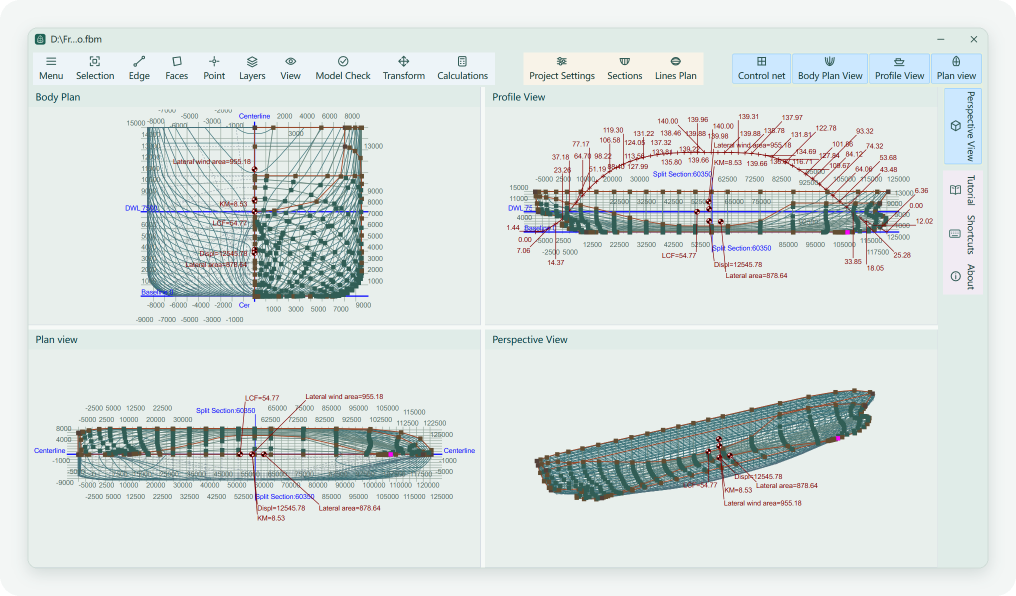
#> input picture FreeShip-Qt/docs/assets/readme/main-window.png, 2032 x 1192 px (shown at 1/2 size)
$ python -i build_readme_assets.py   (imports and definitions only)
#> lines starting #> are read from the running program, lines starting #| are printed output that depends on the picture; after the words box and inside, x2 and y2 are one past the last pixel; in counts of white or black regions, pixels touching at a corner belong together
"""Build README section headers, feature board, stat tiles and framed screenshots.

Usage:
  python build_readme_assets.py --lang zh-CN
  python build_readme_assets.py --frames      # re-frame raw screenshots (language independent)

Inputs (all real project material):
  source/body-plan-stations.json   body-plan stations extracted from the lines-plan DXF
  source/icons/*.svg               StudioLight toolbar icons shipped with FreeShip 26 (ISC, Lucide-derived)
  raw/*.png                        screenshots captured by FreeShip-Tests qt-readme-media
Outputs: <lang>/section-*.svg, <lang>/features.svg, <lang>/stats.svg, framed *.png
"""
import argparse
import json
import re
from pathlib import Path

HERE = Path(__file__).resolve().parent
ASSETS = HERE.parent

INK, MUTED, ACCENT, RULE, BG, PAPER, TILE = '#183b36', '#50645f', '#176c5c', '#cfdcd7', '#f3f6f5', '#ffffff', '#e3eeea'
SANS = "'Microsoft YaHei UI','Microsoft YaHei','PingFang SC','Noto Sans CJK SC','Segoe UI',Arial,sans-serif"
SERIF = "Georgia,'Times New Roman',serif"

TEXT = {
    'zh-CN': {
        'sections': {
            'features': ('01', '功能', '从建模到出图，一套几何贯穿始终'),
            'improvements': ('02', '相比原版', '更快的交互，更安全的文件，更准确的结果'),
            'start': ('03', '快速开始', '安装，打开一艘船，开始编辑'),
            'develop': ('04', '开发与参与', '从源码构建，提交问题与改进'),
            'credits': ('05', '致谢与许可', '二十年来，让这款软件延续下来的人'),
        },
        'features': [
            ('ControlNet', '船体建模', ['细分曲面控制网', '点、边、面编辑与约束', 'Lackenby 船型变换']),
            ('Sections', '形状检查', ['横剖、纵剖、水线、斜剖', '曲率梳与法向显示', '模型检查与朝向修复']),
            ('LinesPlan', '型线图', ['由模型几何直接生成', '标注文字自动避让', '导出 PNG 和 DXF']),
            ('Hydrostatics', '静水力与稳性', ['静水力与吃水表', 'KN、GZ 稳性曲线', 'Bonjean 与横剖面面积']),
            ('Calculate', '阻力与推进', ['Holtrop、Delft 等方法', 'B 系列敞水计算', '螺旋桨与主机匹配']),
            ('Face', '板材展开', ['展开可展图层', '边长与面积误差', '导出 DXF 和 PDF']),
            ('Open', '文件交换', ['FBM 读写，FTM 读取', 'IGES、DXF、STL、OBJ', 'GHS、PAM 等船舶格式']),
            ('Languages', '七种界面语言', ['中文、English、Русский', 'Deutsch、Français', 'Español、日本語']),
        ],
        'features_title': 'FreeShip 26 的八项主要功能',
        'stats': [
            ('型线图平移缩放', '4.7×', '44.6 ms → 9.4 ms'),
            ('密集板片拖动', '1776×', '803 ms → 0.45 ms'),
            ('确认工程设置', '23×', '1238 ms → 53 ms'),
        ],
        'stats_title': '三个交互场景的提速',
        'stats_note': '每帧或单次响应耗时的中位数',
    },
    'en': {
        'sections': {
            'features': ('01', 'Features', 'One hull model, from the first edit to the final drawing'),
            'improvements': ('02', 'What’s improved', 'Faster interaction, safer files and more accurate results'),
            'start': ('03', 'Quick start', 'Install FreeShip, open a hull and start editing'),
            'develop': ('04', 'Development and contributions', 'Build from source, report issues and contribute improvements'),
            'credits': ('05', 'Credits and licensing', 'The people behind two decades of development'),
        },
        'features': [
            ('ControlNet', 'Hull modeling', ['Subdivision control net', 'Edit and constrain geometry', 'Lackenby hull transformation']),
            ('Sections', 'Shape inspection', ['Stations, buttocks, waterlines', 'Diagonals, curvature, normals', 'Model and face checks']),
            ('LinesPlan', 'Lines plan', ['From hull geometry', 'Automatic label placement', 'PNG and DXF export']),
            ('Hydrostatics', 'Hydrostatics & stability', ['Hydrostatics and draft tables', 'KN and GZ curves', 'Bonjean and sectional areas']),
            ('Calculate', 'Resistance & propulsion', ['Holtrop, Delft and more', 'B-series open-water curves', 'Engine–propeller matching']),
            ('Face', 'Plate development', ['Unfold developable layers', 'Edge length and area errors', 'DXF and PDF export']),
            ('Open', 'File exchange', ['Read/write FBM, read FTM', 'IGES, DXF, STL and OBJ', 'GHS, PAM and more']),
            ('Languages', 'Seven UI languages', ['中文, English, Русский', 'Deutsch, Français', 'Español, 日本語']),
        ],
        'features_title': 'Eight FreeShip 26 features',
        'stats': [
            ('Lines-plan pan and zoom', '4.7×', '44.6 ms → 9.4 ms'),
            ('Dragging dense plate meshes', '1776×', '803 ms → 0.45 ms'),
            ('Confirming project settings', '23×', '1238 ms → 53 ms'),
        ],
        'stats_title': 'Measured speedups in three workflows',
    },
    'ru': {
        'sections': {
            'features': ('01', 'Возможности', 'Одна модель корпуса — от построения до выпуска чертежа'),
            'improvements': ('02', 'Что улучшилось', 'Быстрее отклик, надёжнее сохранение, точнее расчёты'),
            'start': ('03', 'Быстрый старт', 'Установите программу, откройте модель и начните работу'),
            'develop': ('04', 'Разработка и участие', 'Сборка из исходников, сообщения об ошибках и улучшения'),
            'credits': ('05', 'Авторы и лицензия', 'Люди, которые развивали программу два десятилетия'),
        },
        'features': [
            ('ControlNet', 'Модель корпуса', ['Сетка подразделения', 'Точки, рёбра, грани, связи', 'Преобразование Лакенби']),
            ('Sections', 'Проверка обводов', ['Шпангоуты, батоксы, ВЛ', 'Рыбины, кривизна, нормали', 'Проверка модели и граней']),
            ('LinesPlan', 'Теоретический чертёж', ['По геометрии корпуса', 'Размещение подписей', 'Экспорт PNG и DXF']),
            ('Hydrostatics', 'Гидростатика', ['Таблицы по осадкам', 'Кривые KN и GZ', 'Бонжан и площади сечений']),
            ('Calculate', 'Ходкость', ['Методы Холтропа, Делфта', 'Серия B в свободной воде', 'Подбор двигателя и винта']),
            ('Face', 'Развёртка листов', ['Развёртываемые слои', 'Погрешности развёртки', 'Экспорт DXF и PDF']),
            ('Open', 'Обмен файлами', ['Чт./зап. FBM, чтение FTM', 'IGES, DXF, STL и OBJ', 'GHS, PAM и др.']),
            ('Languages', 'Семь языков', ['中文, English, Русский', 'Deutsch, Français', 'Español, 日本語']),
        ],
        'features_title': 'Восемь возможностей FreeShip 26',
        'stats': [
            ('Панорамирование и масштаб', '4,7×', '44,6 мс → 9,4 мс'),
            ('Перетаскивание листов', '1776×', '803 мс → 0,45 мс'),
            ('Подтверждение настроек', '23×', '1238 мс → 53 мс'),
        ],
        'stats_title': 'Измеренное ускорение трёх операций',
    },
}

# Lucide "languages" icon (ISC), the same family as the StudioLight toolbar set.
LANG_ICON = ('<svg xmlns="http://www.w3.org/2000/svg" viewBox="0 0 24 24" fill="none" stroke="#315B55" '
             'stroke-width="1.9" stroke-linecap="round" stroke-linejoin="round"><path d="m5 8 6 6"/>'
             '<path d="m4 14 6-6 2-3"/><path d="M2 5h12"/><path d="M7 2h1"/><path d="m22 22-5-10-5 10"/>'
             '<path d="M14 18h6"/></svg>')


def esc(s):
    return s.replace('&', '&amp;').replace('<', '&lt;').replace('>', '&gt;')


# [90 lines left out: functions icon, svg_open, station_motif, section, features, stats, not called in this run]


def frame(src, dst, crop_bottom=None, autocrop=False, pad=56):
#> called with src = '../main-window.png', dst = 'out.png', autocrop = False, pad = 56
    from PIL import Image, ImageChops, ImageDraw, ImageFilter
    shot = Image.open(src).convert('RGB')
    if crop_bottom:
        shot = shot.crop((0, 0, shot.width, crop_bottom))
    if autocrop:  # trim the empty margin around the lines plan, keep 24 px
        box = ImageChops.difference(shot, Image.new('RGB', shot.size, shot.getpixel((2, 2)))).getbbox()
        shot = shot.crop((max(box[0] - 24, 0), max(box[1] - 24, 0), min(box[2] + 24, shot.width), min(box[3] + 24, shot.height)))
    rgb = lambda c: tuple(int(c[i:i + 2], 16) for i in (1, 3, 5))
    w, h = shot.width + 2 * pad, shot.height + 2 * pad
#> w = 2144; h = 1304
    base = Image.new('RGBA', (w, h), rgb(BG) + (255,))
    # Soft, low-opacity shadow only to lift the window off the panel.
    sm = Image.new('L', (w, h), 0)
#> sm: PIL image 2144x1304 L; every value is 0
    ImageDraw.Draw(sm).rounded_rectangle((pad, pad + 10, pad + shot.width, pad + shot.height + 10), 18, fill=40)
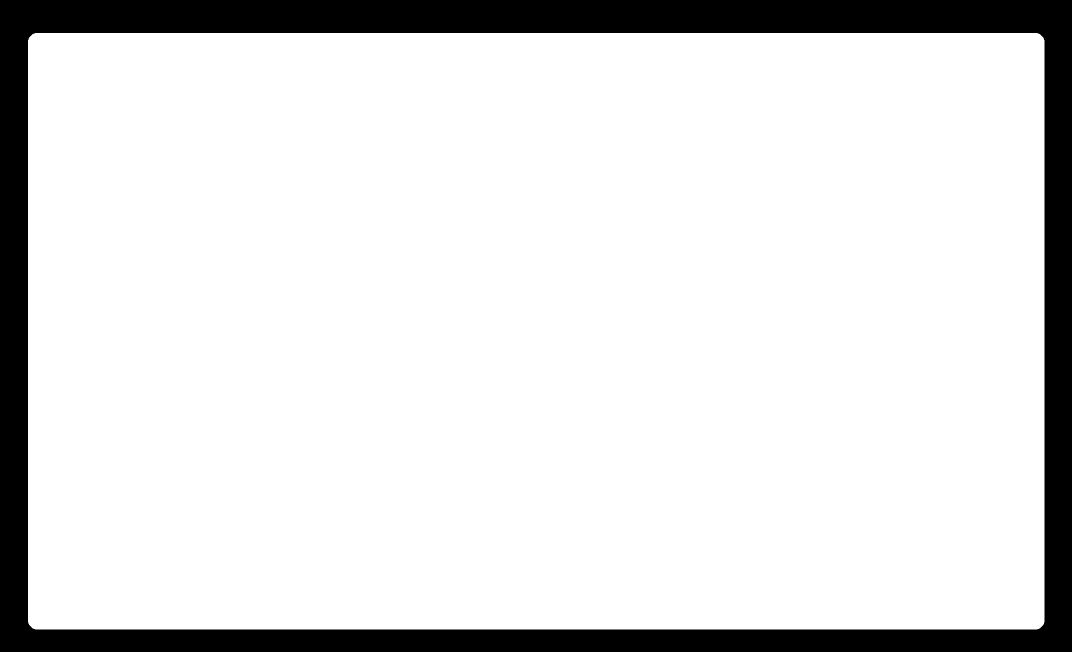
#> sm: PIL image 2144x1304 L (shown at 1/2 size); values 0 (black) and 40 (white), 86.7% white; 1 black region, box (x1, y1, x2, y2) and area: (0, 0, 2144, 1304) 370703
    base = Image.composite(Image.new('RGBA', (w, h), rgb(INK) + (255,)), base, sm.filter(ImageFilter.GaussianBlur(16)))
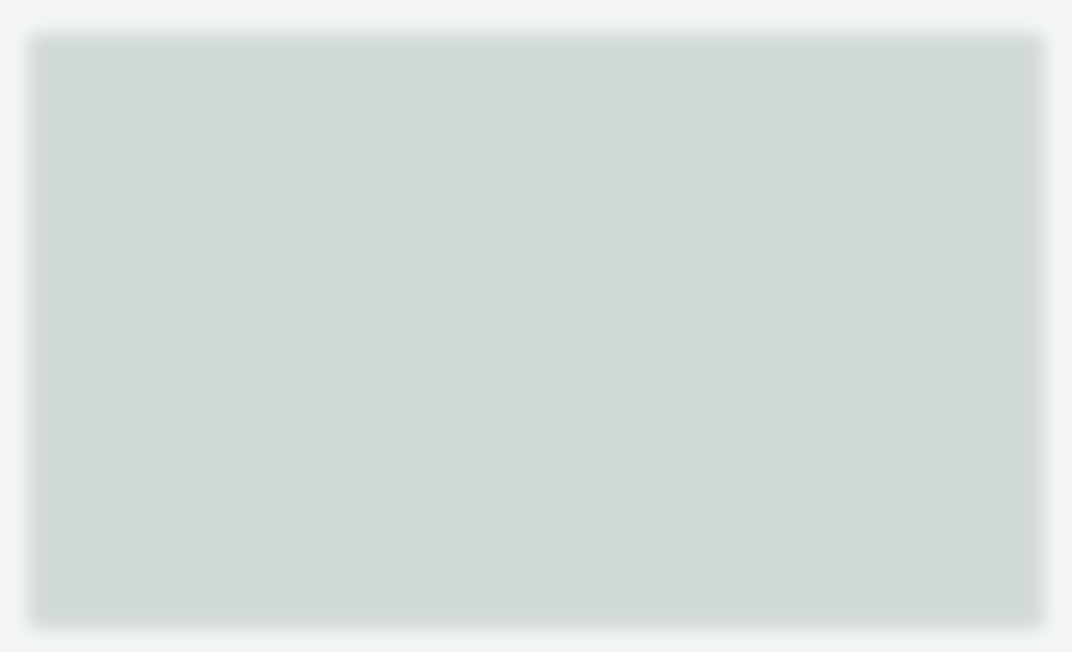
#> base: PIL image 2144x1304 RGBA (shown at 1/2 size); mean R, G, B, A 213.5, 220.8, 219, 255
    smask = Image.new('L', shot.size, 0)
#> smask: PIL image 2032x1192 L; every value is 0
    ImageDraw.Draw(smask).rounded_rectangle((0, 0, shot.width - 1, shot.height - 1), 18, fill=255)
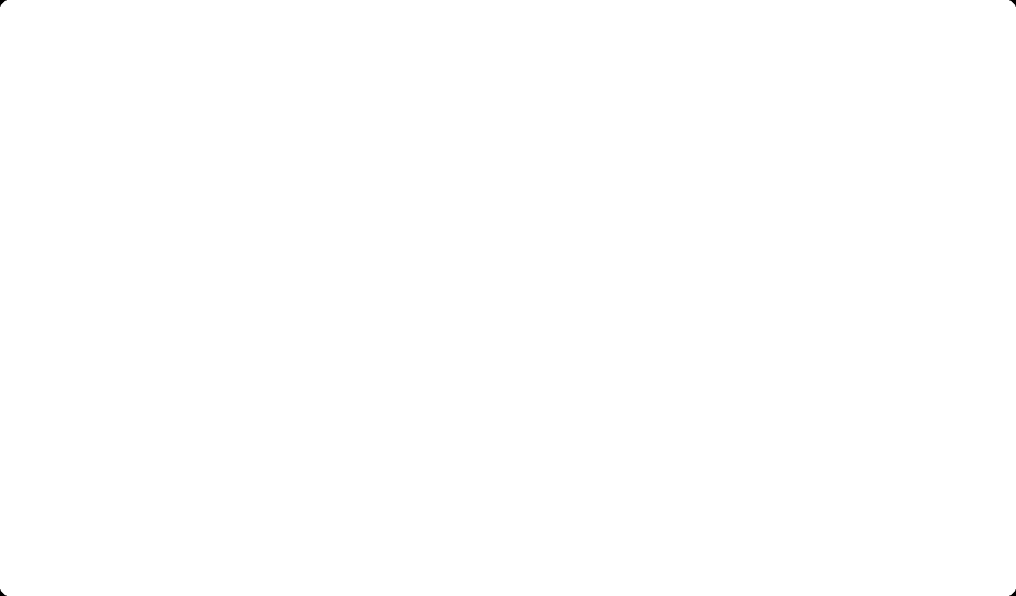
#> smask: PIL image 2032x1192 L (shown at 1/2 size); 100% white; 4 black regions, box (x1, y1, x2, y2) and area: (0, 0, 14, 14) 74, (2018, 0, 2032, 14) 74, (0, 1178, 14, 1192) 74, (2018, 1178, 2032, 1192) 74
    base.paste(shot, (pad, pad), smask)
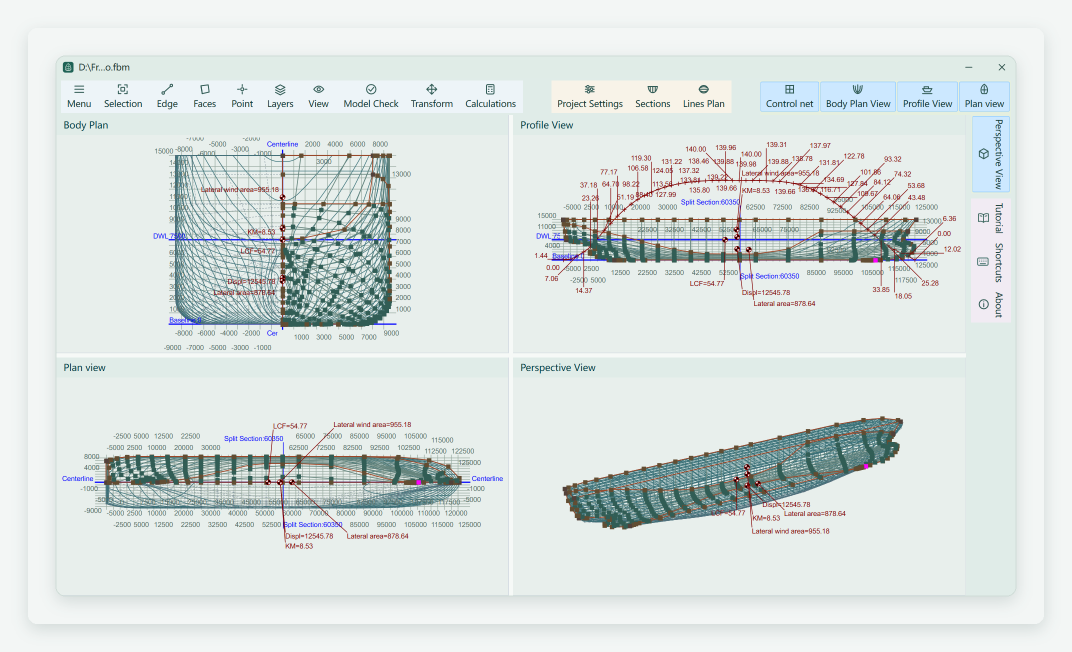
#> base: PIL image 2144x1304 RGBA (shown at 1/2 size); mean R, G, B, A 219.2, 226.9, 225.1, 255
    ImageDraw.Draw(base).rounded_rectangle((pad - 1, pad - 1, pad + shot.width, pad + shot.height), 19, outline=rgb(RULE) + (255,), width=2)
    panel = Image.new('L', (w, h), 0)
    ImageDraw.Draw(panel).rounded_rectangle((0, 0, w - 1, h - 1), 40, fill=255)
#> panel: PIL image 2144x1304 L; 99.9% white; 4 black regions, box (x1, y1, x2, y2) and area: (0, 0, 34, 34) 354, (2110, 0, 2144, 34) 354, (0, 1270, 34, 1304) 354, (2110, 1270, 2144, 1304) 354
    base.putalpha(panel)
    base.save(dst, optimize=True)


# [20 lines left out: function main, not called in this run]


# [2 lines not run here, left out]

>>> result = frame('../main-window.png', 'out.png')
